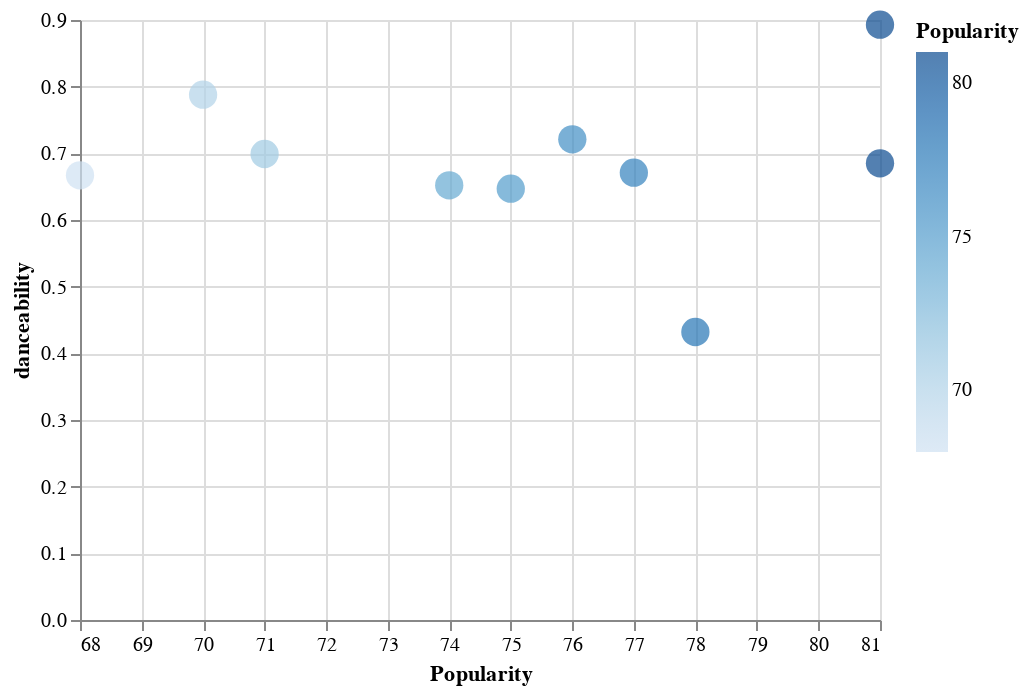

Notebook cell for this chart:
### Code cell
alt.Chart(df_plot).mark_circle().encode(
alt.X('Popularity', scale=alt.Scale(zero=False)), y=f'{feature_name}', color=alt.Color('Popularity', scale=alt.Scale(zero=False)), 
size=alt.value(200), tooltip=['Popularity', f'{feature_name}', 'Song Name', 'Album Name'])

### Figure 1 — Vega-Lite specification as saved in the notebook (floating-point values rounded to 4 significant figures)
{"config": {"view": {"continuousWidth": 400, "continuousHeight": 300}}, "data": {"name": "data-4963bd067f9997027fa3eafd06fd139f"}, "mark": "circle", "encoding": {"color": {"type": "quantitative", "field": "Popularity", "scale": {"zero": false}}, "size": {"value": 200}, "tooltip": [{"type": "quantitative", "field": "Popularity"}, {"type": "quantitative", "field": "danceability"}, {"type": "nominal", "field": "Song Name"}, {"type": "nominal", "field": "Album Name"}], "x": {"type": "quantitative", "field": "Popularity", "scale": {"zero": false}}, "y": {"type": "quantitative", "field": "danceability"}}, "$schema": "https://vega.github.io/schema/vega-lite/v4.8.1.json", "datasets": {"data-4963bd067f9997027fa3eafd06fd139f": [{"Artist": "Katy Perry", "Album Name": "Part Of Me", "Song Name": "When I’m Gone (with Katy Perry)", "Release Date": "2021-12-29", "Popularity": 81, "danceability": 0.685}, {"Artist": "Katy Perry", "Album Name": "Part Of Me", "Song Name": "Feels (feat. Pharrell Williams, Katy Perry & Big Sean)", "Release Date": "2017-06-30", "Popularity": 81, "danceability": 0.893}, {"Artist": "Katy Perry", "Album Name": "Part Of Me", "Song Name": "Unconditionally", "Release Date": "2013-01-01", "Popularity": 78, "danceability": 0.432}, {"Artist": "Katy Perry", "Album Name": "Part Of Me", "Song Name": "Roar", "Release Date": "2013-01-01", "Popularity": 77, "danceability": 0.671}, {"Artist": "Katy Perry", "Album Name": "Part Of Me", "Song Name": "Harleys In Hawaii", "Release Date": "2020-08-28", "Popularity": 76, "danceability": 0.721}, {"Artist": "Katy Perry", "Album Name": "Part Of Me", "Song Name": "Dark Horse", "Release Date": "2013-01-01", "Popularity": 75, "danceability": 0.647}, {"Artist": "Katy Perry", "Album Name": "Part Of Me", "Song Name": "Last Friday Night (T.G.I.F.)", "Release Date": "2010-01-01", "Popularity": 74, "danceability": 0.652}, {"Artist": "Katy Perry", "Album Name": "Part Of Me", "Song Name": "I Kissed A Girl", "Release Date": "2008-06-17", "Popularity": 71, "danceability": 0.699}, {"Artist": "Katy Perry", "Album Name": "Part Of Me", "Song Name": "California Gurls", "Release Date": "2010-01-01", "Popularity": 70, "danceability": 0.788}, {"Artist": "Katy Perry", "Album Name": "Part Of Me", "Song Name": "Part Of Me", "Release Date": "2012-01-01", "Popularity": 68, "danceability": 0.667}]}}
